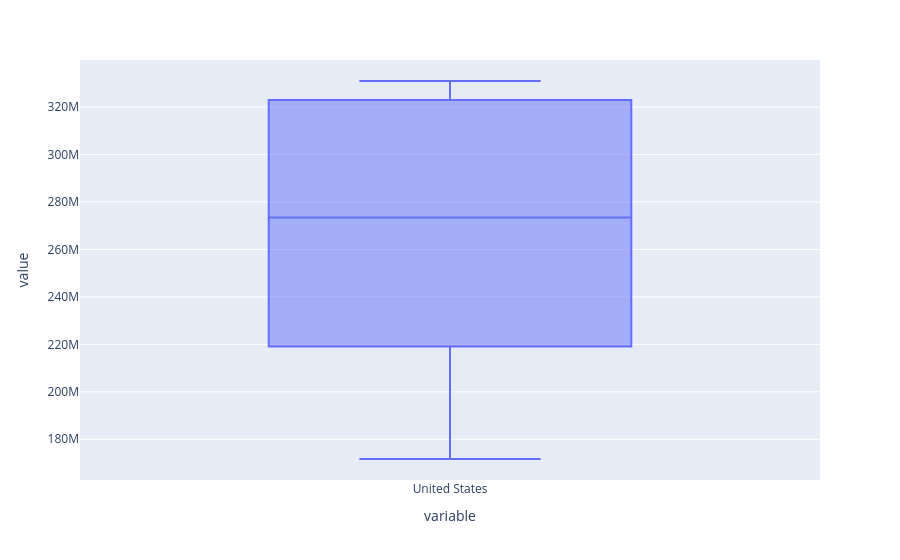

The notebook cell this image was saved under:
### Markdown cell above
4 BoxPLot

### Code cell
fig = px.box(
    df_pivot_filter['United States']
)

fig.show()

### Figure 1 — Plotly figure (JSON) as saved in the notebook; plotly's stock layout.template omitted (floating-point values rounded to 4 significant figures)
{"data": [{"alignmentgroup": "True", "hovertemplate": "variable=%{x}<br>value=%{y}<extra></extra>", "legendgroup": "", "marker": {"color": "#636efa"}, "name": "", "notched": false, "offsetgroup": "", "orientation": "v", "showlegend": false, "type": "box", "x": ["United States", "United States", "United States", "United States", "United States", "United States", "United States", "United States", "United States", "United States", "United States", "United States", "United States", "United States", "United States", "United States", "United States", "United States"], "x0": " ", "xaxis": "x", "y": [171685336, 186720571, 199733676, 209513341, 219081251, 229476354, 240499825, 252120309, 265163745, 281710909, 294993511, 309011475, 320878310, 323015995, 325084756, 327096265, 329064917, 331002651], "y0": " ", "yaxis": "y"}], "layout": {"boxmode": "group", "legend": {"tracegroupgap": 0}, "margin": {"t": 60}, "xaxis": {"anchor": "y", "domain": [0, 1], "title": {"text": "variable"}}, "yaxis": {"anchor": "x", "domain": [0, 1], "title": {"text": "value"}}}}
